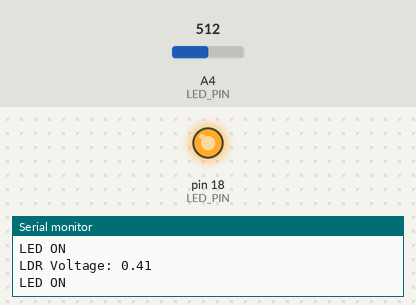
This sketch was run on a simulated Arduino Uno, built with avr-gcc and run on an emulated ATmega328P. Shown: output pins drawn as LEDs (lit = HIGH), the last lines printed to the serial monitor. Inputs (shaded band) come from the test bench; at power-on: A4 (LED_PIN) = 512.

Above: at 1.2 s.
1.3 s: A4 (LED_PIN) set to 258
2.8 s: A4 (LED_PIN) set to 242
At 3.2 s:
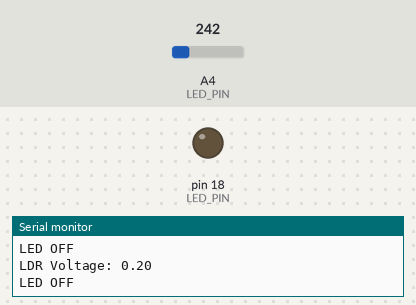
4.3 s: A4 (LED_PIN) set to 306
At 4.8 s:
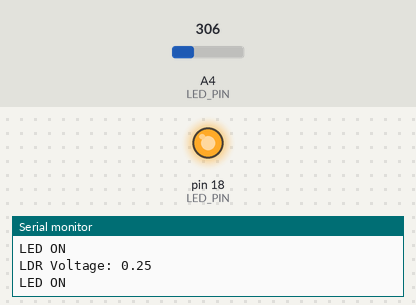
5.8 s: A4 (LED_PIN) set to 122
At 6.3 s:
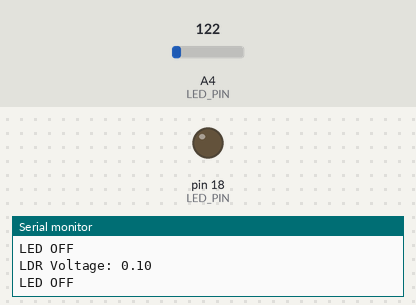
Timing chart, 0 to 8.3 s (numbered marks = the images above; inputs shaded):
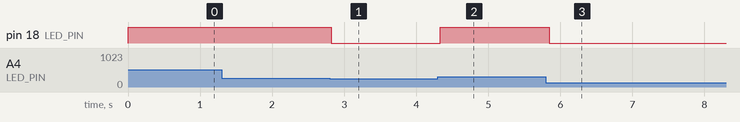

The sketch:

15_LDR.ino
```cpp
// Define GPIO pins
#define LED_PIN 18 // GPIO connected to the LED
#define LDR_PIN 4  // GPIO connected to the LDR (analog input)

// Define the threshold voltage (0.2V)
#define THRESHOLD_VOLTAGE 0.2

void setup() {
  // Initialize the serial communication for debugging (optional)
  Serial.begin(115200);

  // Set the LED pin as an output
  pinMode(LED_PIN, OUTPUT);

  // Initialize the LED state to OFF
  digitalWrite(LED_PIN, LOW);
}

void loop() {
  // Read the analog value from the LDR
  int ldrValue = analogRead(LDR_PIN);

  // Convert the analog value to voltage
  float voltage = (ldrValue / 4095.0) * 3.3; // Assuming a 12-bit ADC and 3.3V reference

  // Print the voltage to the serial monitor for debugging
  Serial.print("LDR Voltage: ");
  Serial.println(voltage);

  // Check if the voltage exceeds the threshold
  if (voltage > THRESHOLD_VOLTAGE) {
    digitalWrite(LED_PIN, HIGH); // Turn on the LED
    Serial.println("LED ON");
  } else {
    digitalWrite(LED_PIN, LOW); // Turn off the LED
    Serial.println("LED OFF");
  }

  // Add a small delay to avoid spamming the serial monitor
  delay(100);
}
```

Measured:
- the behaviour switches between 249 and 248 on A4 (LED_PIN) (found by bisection; images 0 and 1)
- after the input at 2.8 s, pin 18 (LED_PIN): HIGH → LOW at once
- after the input at 4.3 s, pin 18 (LED_PIN): LOW → HIGH at once
- after the input at 5.8 s, pin 18 (LED_PIN): HIGH → LOW at once
